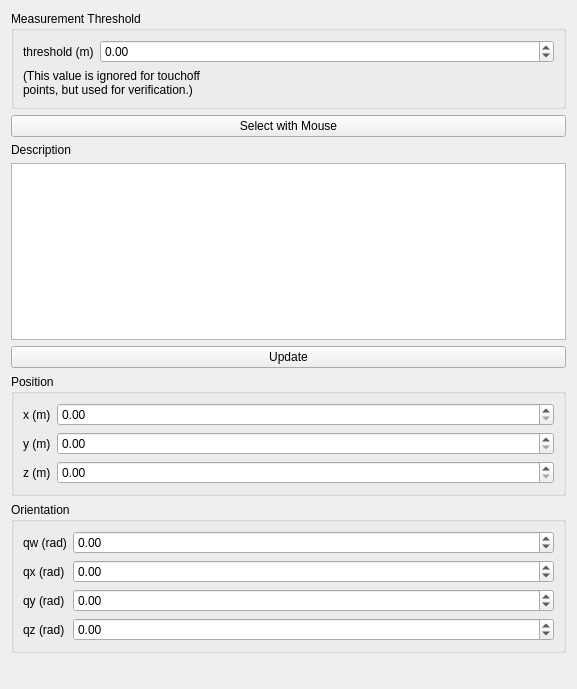
<?xml version="1.0" encoding="UTF-8"?>
<ui version="4.0">
 <class>TouchPointParametersEditor</class>
 <widget class="QWidget" name="TouchPointParametersEditor">
  <property name="geometry">
   <rect>
    <x>0</x>
    <y>0</y>
    <width>577</width>
    <height>689</height>
   </rect>
  </property>
  <property name="windowTitle">
   <string>Form</string>
  </property>
  <layout class="QVBoxLayout" name="verticalLayout">
   <item>
    <widget class="QGroupBox" name="group_box_threshold">
     <property name="title">
      <string>Measurement Threshold</string>
     </property>
     <layout class="QFormLayout" name="formLayout_3">
      <item row="0" column="0">
       <widget class="QLabel" name="label_threshold">
        <property name="text">
         <string>threshold (m)</string>
        </property>
       </widget>
      </item>
      <item row="0" column="1">
       <widget class="QDoubleSpinBox" name="double_spin_box_threshold">
        <property name="minimum">
         <double>-100000.000000000000000</double>
        </property>
        <property name="maximum">
         <double>1.000000000000000</double>
        </property>
        <property name="singleStep">
         <double>0.010000000000000</double>
        </property>
       </widget>
      </item>
      <item row="1" column="0" colspan="2">
       <widget class="QLabel" name="label_threshold_note">
        <property name="text">
         <string>(This value is ignored for touchoff
points, but used for verification.)</string>
        </property>
       </widget>
      </item>
     </layout>
    </widget>
   </item>
   <item>
    <widget class="QPushButton" name="push_button_select_with_mouse">
     <property name="text">
      <string>Select with Mouse</string>
     </property>
    </widget>
   </item>
   <item>
    <widget class="QLabel" name="label_display">
     <property name="text">
      <string>Description</string>
     </property>
    </widget>
   </item>
   <item>
    <widget class="QTextEdit" name="text_edit_description"/>
   </item>
   <item>
    <widget class="QPushButton" name="push_button_update">
     <property name="text">
      <string>Update</string>
     </property>
    </widget>
   </item>
   <item>
    <widget class="QGroupBox" name="group_box_position">
     <property name="title">
      <string>Position</string>
     </property>
     <layout class="QFormLayout" name="formLayout_2">
      <item row="0" column="0">
       <widget class="QLabel" name="label_x">
        <property name="text">
         <string>x (m)</string>
        </property>
       </widget>
      </item>
      <item row="1" column="0">
       <widget class="QLabel" name="label_y">
        <property name="text">
         <string>y (m)</string>
        </property>
       </widget>
      </item>
      <item row="2" column="0">
       <widget class="QLabel" name="label_z">
        <property name="text">
         <string>z (m)</string>
        </property>
       </widget>
      </item>
      <item row="0" column="1">
       <widget class="QDoubleSpinBox" name="double_spin_box_x">
        <property name="minimum">
         <double>0.000000000000000</double>
        </property>
        <property name="maximum">
         <double>1.000000000000000</double>
        </property>
        <property name="singleStep">
         <double>0.010000000000000</double>
        </property>
       </widget>
      </item>
      <item row="1" column="1">
       <widget class="QDoubleSpinBox" name="double_spin_box_y">
        <property name="minimum">
         <double>0.000000000000000</double>
        </property>
        <property name="maximum">
         <double>1.000000000000000</double>
        </property>
        <property name="singleStep">
         <double>0.010000000000000</double>
        </property>
       </widget>
      </item>
      <item row="2" column="1">
       <widget class="QDoubleSpinBox" name="double_spin_box_z">
        <property name="minimum">
         <double>0.000000000000000</double>
        </property>
        <property name="maximum">
         <double>1.000000000000000</double>
        </property>
        <property name="singleStep">
         <double>0.010000000000000</double>
        </property>
       </widget>
      </item>
     </layout>
    </widget>
   </item>
   <item>
    <widget class="QGroupBox" name="group_box_orientation">
     <property name="title">
      <string>Orientation</string>
     </property>
     <layout class="QFormLayout" name="formLayout">
      <item row="0" column="0">
       <widget class="QLabel" name="label_qw">
        <property name="text">
         <string>qw (rad)</string>
        </property>
       </widget>
      </item>
      <item row="1" column="0">
       <widget class="QLabel" name="label_qx">
        <property name="text">
         <string>qx (rad)</string>
        </property>
       </widget>
      </item>
      <item row="2" column="0">
       <widget class="QLabel" name="label_qy">
        <property name="text">
         <string>qy (rad)</string>
        </property>
       </widget>
      </item>
      <item row="3" column="0">
       <widget class="QLabel" name="label_qz">
        <property name="text">
         <string>qz (rad)</string>
        </property>
       </widget>
      </item>
      <item row="0" column="1">
       <widget class="QDoubleSpinBox" name="double_spin_box_qw">
        <property name="minimum">
         <double>-100000.000000000000000</double>
        </property>
        <property name="maximum">
         <double>1.000000000000000</double>
        </property>
        <property name="singleStep">
         <double>0.010000000000000</double>
        </property>
       </widget>
      </item>
      <item row="1" column="1">
       <widget class="QDoubleSpinBox" name="double_spin_box_qx">
        <property name="minimum">
         <double>-100000.000000000000000</double>
        </property>
        <property name="maximum">
         <double>1.000000000000000</double>
        </property>
        <property name="singleStep">
         <double>0.010000000000000</double>
        </property>
       </widget>
      </item>
      <item row="2" column="1">
       <widget class="QDoubleSpinBox" name="double_spin_box_qy">
        <property name="minimum">
         <double>-100000.000000000000000</double>
        </property>
        <property name="maximum">
         <double>1.000000000000000</double>
        </property>
        <property name="singleStep">
         <double>0.010000000000000</double>
        </property>
       </widget>
      </item>
      <item row="3" column="1">
       <widget class="QDoubleSpinBox" name="double_spin_box_qz">
        <property name="minimum">
         <double>-100000.000000000000000</double>
        </property>
        <property name="maximum">
         <double>1.000000000000000</double>
        </property>
        <property name="singleStep">
         <double>0.010000000000000</double>
        </property>
       </widget>
      </item>
     </layout>
    </widget>
   </item>
   <item>
    <spacer name="verticalSpacer">
     <property name="orientation">
      <enum>Qt::Vertical</enum>
     </property>
     <property name="sizeHint" stdset="0">
      <size>
       <width>20</width>
       <height>40</height>
      </size>
     </property>
    </spacer>
   </item>
  </layout>
 </widget>
 <resources/>
 <connections/>
</ui>
